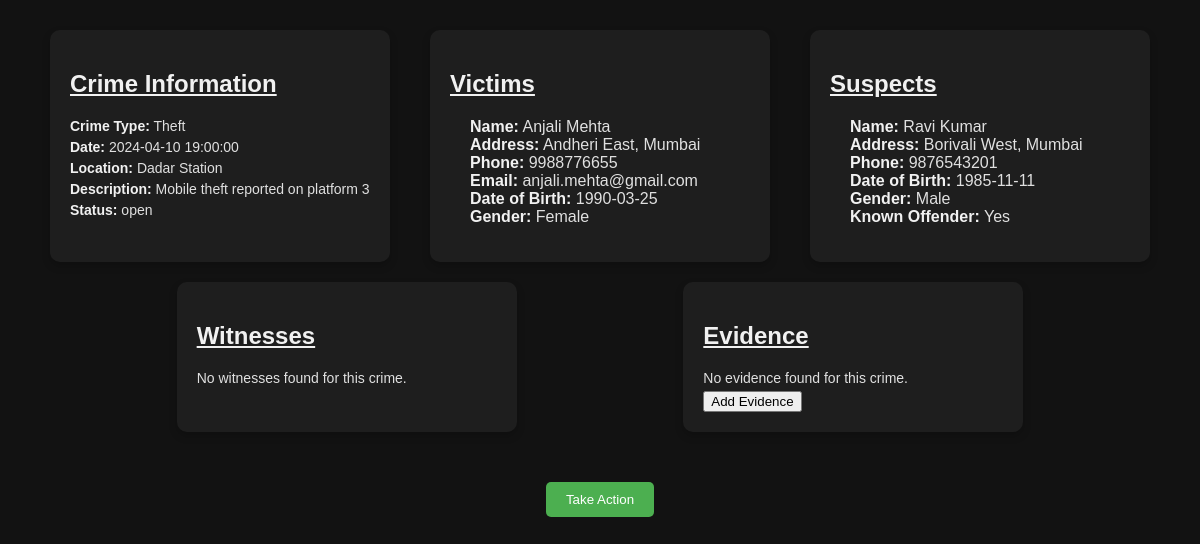
The page /public/menu_acess/crime_detail.php?crime_id=1 on the database its author committed.
### tables this page shows
CREATE TABLE CRIME (
    crime_id INT AUTO_INCREMENT PRIMARY KEY,
    crime_type VARCHAR(255) NOT NULL,
    crime_date DATETIME NOT NULL,
    location TEXT NOT NULL,
    description TEXT,
    officer_id INT NULL,
    status ENUM('open', 'under investigation', 'closed') DEFAULT 'open',
    case_number VARCHAR(50) UNIQUE NOT NULL,
    reported_at TIMESTAMP DEFAULT CURRENT_TIMESTAMP,
    created_by INT
);

CREATE TABLE VICTIM (
    victim_id INT AUTO_INCREMENT PRIMARY KEY,
    name VARCHAR(255) NOT NULL,
    address TEXT,
    phone VARCHAR(20),
    email VARCHAR(255) UNIQUE,
    date_of_birth DATE,
    gender ENUM('male', 'female', 'other'),
    victim_pic VARCHAR(255),
    created_at TIMESTAMP DEFAULT CURRENT_TIMESTAMP,
    created_by INT
);

CREATE TABLE SUSPECT (
    suspect_id INT AUTO_INCREMENT PRIMARY KEY,
    name VARCHAR(255) NOT NULL,
    address TEXT,
    phone VARCHAR(20),
    date_of_birth DATE,
    gender ENUM('male', 'female', 'other'),
    suspect_pic VARCHAR(255),
    known_offender BOOLEAN DEFAULT FALSE,
    created_at TIMESTAMP DEFAULT CURRENT_TIMESTAMP,
    created_by INT
);

### public/menu_acess/crime_detail.php (the view, shortened to what this page needs)
<?php
include '../../includes/db_connect.php';
$crime_id = $_GET['crime_id'] ?? 0;
$crime_id = intval($crime_id);
$query = "SELECT * FROM crime WHERE crime_id = ?";
$stmt = $conn->prepare($query);
$stmt->bind_param("i", $crime_id);
$stmt->execute();
$crime_result = $stmt->get_result();
$crime = $crime_result->fetch_assoc();
$evidence_query = "SELECT * FROM evidence WHERE crime_id = ?";
$evidence_stmt = $conn->prepare($evidence_query);
$evidence_stmt->bind_param("i", $crime_id);
$evidence_stmt->execute();
$evidence_result = $evidence_stmt->get_result();
$victim_query = "
    SELECT v.victim_id, v.name, v.address, v.phone, v.email, v.date_of_birth, v.gender, v.victim_pic
    FROM crime_victims cv
    JOIN victim v ON cv.victim_id = v.victim_id
    WHERE cv.crime_id = ?";
$victim_stmt = $conn->prepare($victim_query);
$victim_stmt->bind_param("i", $crime_id);
$victim_stmt->execute();
$victim_result = $victim_stmt->get_result();
$suspect_query = "
    SELECT s.suspect_id, s.name, s.address, s.phone, s.date_of_birth, s.gender, s.suspect_pic, s.known_offender
    FROM crime_suspects cs
    JOIN suspect s ON cs.suspect_id = s.suspect_id
    WHERE cs.crime_id = ?";
$suspect_stmt = $conn->prepare($suspect_query);
$suspect_stmt->bind_param("i", $crime_id);
$suspect_stmt->execute();
$suspect_result = $suspect_stmt->get_result();
$witness_query = "
    SELECT w.witness_id, w.name, w.address, w.phone, w.email, w.date_of_birth, w.gender, w.witness_pic
    FROM crime_witnesses cw
    JOIN witness w ON cw.witness_id = w.witness_id
    WHERE cw.crime_id = ?";
$witness_stmt = $conn->prepare($witness_query);
$witness_stmt->bind_param("i", $crime_id);
$witness_stmt->execute();
$witness_result = $witness_stmt->get_result();
?>
<!DOCTYPE html>
<html lang="en">
<head>
</head>
<body>
    <div class="container">
        <div class="tile">
            <h2>Crime Information</h2>
            <p><strong>Crime Type:</strong> <?php echo $crime['crime_type']; ?></p>
            <p><strong>Date:</strong> <?php echo $crime['crime_date']; ?></p>
            <p><strong>Location:</strong> <?php echo $crime['location']; ?></p>
            <p><strong>Description:</strong> <?php echo $crime['description']; ?></p>
            <p><strong>Status:</strong> <?php echo $crime['status']; ?></p>
        </div>
        <div class="tile">
            <h2>Victims</h2>
            <?php if ($victim_result->num_rows > 0): ?>
                <ul>
                    <?php while ($victim = $victim_result->fetch_assoc()): ?>
                        <li>
                            <strong>Name:</strong> <?php echo $victim['name']; ?><br>
                            <strong>Address:</strong> <?php echo $victim['address']; ?><br>
                            <strong>Phone:</strong> <?php echo $victim['phone']; ?><br>
                            <strong>Email:</strong> <?php echo $victim['email']; ?><br>
                            <strong>Date of Birth:</strong> <?php echo $victim['date_of_birth']; ?><br>
                            <strong>Gender:</strong> <?php echo ucfirst($victim['gender']); ?><br>
                        </li>
                    <?php endwhile; ?>
                </ul>
            <?php else: ?>
                <p>No victims found for this crime.</p>
            <?php endif; ?>
        </div>
        <div class="tile">
            <h2>Suspects</h2>
            <?php if ($suspect_result->num_rows > 0): ?>
                <ul>
                    <?php while ($suspect = $suspect_result->fetch_assoc()): ?>
                        <li>
                            <strong>Name:</strong> <?php echo $suspect['name']; ?><br>
                            <strong>Address:</strong> <?php echo $suspect['address']; ?><br>
                            <strong>Phone:</strong> <?php echo $suspect['phone']; ?><br>
                            <strong>Date of Birth:</strong> <?php echo $suspect['date_of_birth']; ?><br>
                            <strong>Gender:</strong> <?php echo ucfirst($suspect['gender']); ?><br>
                            <strong>Known Offender:</strong> <?php echo $suspect['known_offender'] ? 'Yes' : 'No'; ?><br>
                        </li>
                    <?php endwhile; ?>
                </ul>
            <?php else: ?>
                <p>No suspects found for this crime.</p>
            <?php endif; ?>
        </div>
        <div class="tile">
            <h2>Witnesses</h2>
            <?php if ($witness_result->num_rows > 0): ?>
                <ul>
                    <?php while ($witness = $witness_result->fetch_assoc()): ?>
                        <li>
                            <strong>Name:</strong> <?php echo $witness['name']; ?><br>
                            <strong>Address:</strong> <?php echo $witness['address']; ?><br>
                            <strong>Phone:</strong> <?php echo $witness['phone']; ?><br>
                            <strong>Email:</strong> <?php echo $witness['email']; ?><br>
                            <strong>Date of Birth:</strong> <?php echo $witness['date_of_birth']; ?><br>
                            <strong>Gender:</strong> <?php echo ucfirst($witness['gender']); ?><br>
                            <?php if (!empty($witness['witness_pic'])): ?>
                                <img src="<?php echo $witness['witness_pic']; ?>" alt="Witness Picture"><br>
                            <?php endif; ?>
                        </li>
                    <?php endwhile; ?>
                </ul>
            <?php else: ?>
                <p>No witnesses found for this crime.</p>
            <?php endif; ?>
        </div>
        <div class="tile">
            <h2>Evidence</h2>
            <?php if ($evidence_result->num_rows > 0): ?>
                <ul>
                    <?php while ($evidence = $evidence_result->fetch_assoc()): ?>
                        <li>
                            <strong>Description:</strong> <?php echo $evidence['description']; ?><br>
                            <strong>Location Found:</strong> <?php echo $evidence['location_found']; ?><br>
                            <strong>File:</strong> <a href="<?php echo $evidence['file_url']; ?>" download>Download File</a>
                        </li>
                    <?php endwhile; ?>
                </ul>
            <?php else: ?>
                <p>No evidence found for this crime.</p>
                <button class="btn btn-outline-info menu-button"
                    onclick="window.location.href='evidence.php?crime_id=<?php echo $crime_id; ?>'">Add Evidence</button>
            <?php endif; ?>
        </div>
    </div>
    <div style="text-align: center; margin-top: 20px;">
        <a href="crime_update_pages.php?crime_id=<?= $crime_id ?>">
            <button>Take Action</button>
        </a>
    </div>
</body>
</html>

### public/menu_acess/crime_detail.php (style rules this page uses)
body { font-family: Arial, sans-serif; background-color: #121212; color: #e0e0e0; margin: 0; padding: 0; }
h1, h2 { color: #f1f1f1; }
h2 { margin-top: 20px; text-decoration: underline; }
.container { display: flex; flex-wrap: wrap; justify-content: space-evenly; padding: 20px; }
.tile { background-color: #1e1e1e; border-radius: 10px; padding: 20px; margin: 10px; width: 300px; box-shadow: 0 4px 8px rgba(0, 0, 0, 0.2); transition: transform 0.2s; }
.tile strong { color: #f1f1f1; }
a button { background-color: #4CAF50; color: white; padding: 10px 20px; border: none; border-radius: 5px; cursor: pointer; transition: background-color 0.3s; }
.tile p { font-size: 14px; margin: 5px 0; }
.tile ul { padding-left: 20px; list-style-type: none; }
.tile li { margin-bottom: 15px; }

### rows shown on the page
crime: crime_type "Theft", crime_date "2024-04-10 19:00:00", location "Dadar Station", description "Mobile theft reported on platform 3", status "open"
victim: name "Anjali Mehta", address "Andheri East, Mumbai", phone "9988776655", email "anjali.mehta@gmail.com", date_of_birth "1990-03-25", gender "Female"
suspect: name "Ravi Kumar", address "Borivali West, Mumbai", phone "9876543201", date_of_birth "1985-11-11", gender "Male", known_offender "Yes"
